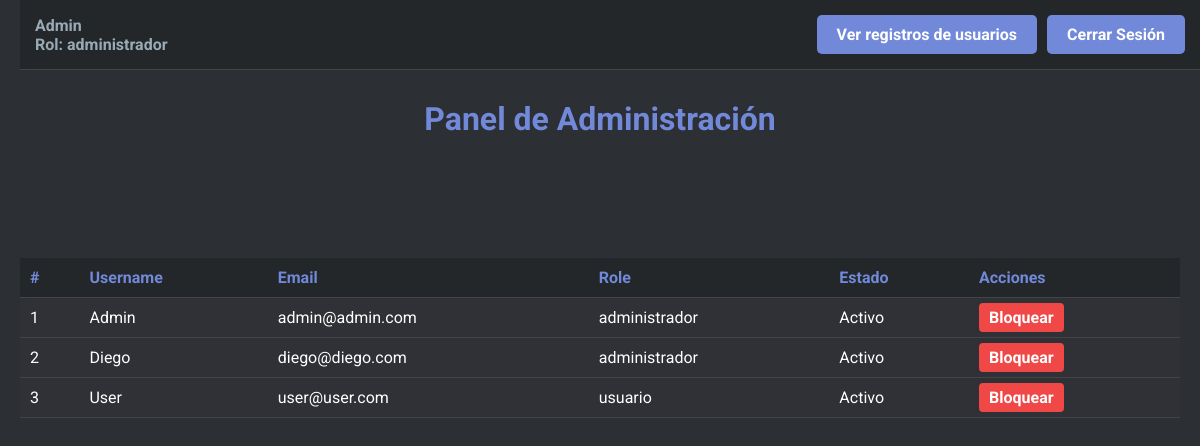
/admin_dashboard.php (signed in), run on an earlier commit of the app's database.
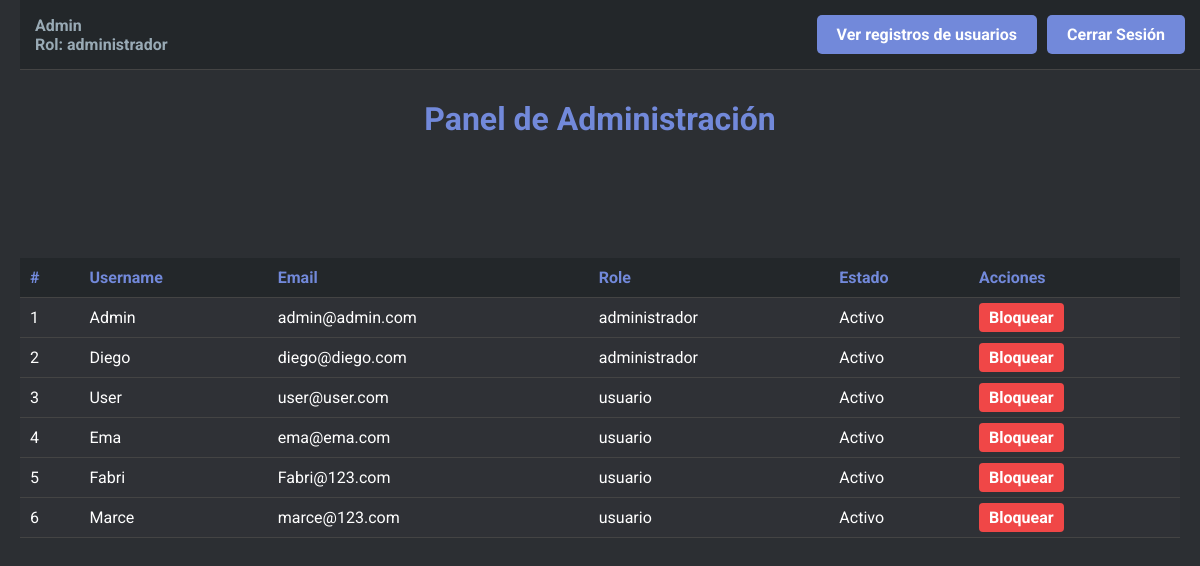
And on a later commit of the database.
### tables this page shows
CREATE TABLE `users` (
  `id` int(11) NOT NULL,
  `username` varchar(50) NOT NULL,
  `email` varchar(100) NOT NULL,
  `password` varchar(255) NOT NULL,
  `role` enum('usuario','administrador') DEFAULT 'usuario',
  `created_at` timestamp NOT NULL DEFAULT current_timestamp(),
  `is_active` tinyint(1) DEFAULT 1,
  `failed_attempts` int(11) DEFAULT 0,
  `last_attempt` timestamp NULL DEFAULT NULL
);

### admin_dashboard.php (the view, shortened to what this page needs)
<?php
include 'db.php';
$stmt = $pdo->query("SELECT id, username, email, is_active, role FROM users");
$users = $stmt->fetchAll(PDO::FETCH_ASSOC);
?>
<!DOCTYPE html>
<html lang="es">
<head>
</head>
<body>
    <header class="header">
        <div class="user-info">
            <?php echo htmlspecialchars($_SESSION['username']); ?><br>
            Rol: <?php echo htmlspecialchars($_SESSION['role']); ?>
        </div>
        <div class="buttons">
            <a href="log.php">Ver registros de usuarios</a>
            <a href="logout.php">Cerrar Sesión</a>
        </div>
    </header>
    <h1>Panel de Administración</h1>
    <div class="table-container">
        <table>
            <thead>
                <tr>
                    <th>#</th>
                    <th>Username</th>
                    <th>Email</th>
                    <th>Role</th>
                    <th>Estado</th>
                    <th>Acciones</th>
                </tr>
            </thead>
            <tbody>
                <?php foreach ($users as $user): ?>
                    <tr>
                        <td><?php echo htmlspecialchars($user['id']); ?></td>
                        <td><?php echo htmlspecialchars($user['username']); ?></td>
                        <td><?php echo htmlspecialchars($user['email']); ?></td>
                        <td><?php echo htmlspecialchars($user['role']); ?></td>
                        <td><?php echo $user['is_active'] ? 'Activo' : 'Bloqueado'; ?></td>
                        <td>
                            <a href="admin_dashboard.php?toggle_active=1&id=<?php echo $user['id']; ?>"
                                class="<?php echo $user['is_active'] ? 'deactivate-btn' : 'activate-btn'; ?>">
                                <?php echo $user['is_active'] ? 'Bloquear' : 'Activar'; ?>
                            </a>
                        </td>
                    </tr>
                <?php endforeach; ?>
            </tbody>
        </table>
    </div>
</body>
</html>

### admin_dashboard.php (style rules this page uses)
body { font-family: 'Roboto', sans-serif; background-color: #2c2f33; color: #ffffff; margin: 0; padding: 20px; }
.header { background-color: #23272a; padding: 15px; display: flex; justify-content: space-between; align-items: center; position: fixed; top: 0; width: 100%; z-index: 10; border-bottom: 1px solid #444; box-sizing: border-box; }
h1 { text-align: center; color: #7289da; margin-top: 80px; }
.buttons { display: flex; gap: 10px; margin-right: 20px; }
.buttons a { display: inline-block; padding: 10px 20px; background-color: #7289da; color: #ffffff; text-decoration: none; border-radius: 5px; font-weight: bold; transition: background-color 0.3s; }
.user-info { font-size: 16px; font-weight: bold; color: #99aab5; }
.table-container { margin-top: 120px; }
table { width: 100%; border-collapse: collapse; background-color: #2f3136; color: #ffffff; }
th, td { padding: 10px; text-align: left; border-bottom: 1px solid #444; }
th { background-color: #23272a; color: #7289da; }
.deactivate-btn { padding: 5px 10px; color: #fff; background-color: #f04747; text-decoration: none; border-radius: 4px; font-weight: bold; transition: background-color 0.3s; }

What changed in the data, as far as the page shows it:
added users: id "4", username "Ema", email "ema@ema.com", role "usuario", is_active "Activo"
added users: id "5", username "Fabri", email "Fabri@123.com", role "usuario", is_active "Activo"
added users: id "6", username "Marce", email "marce@123.com", role "usuario", is_active "Activo"
